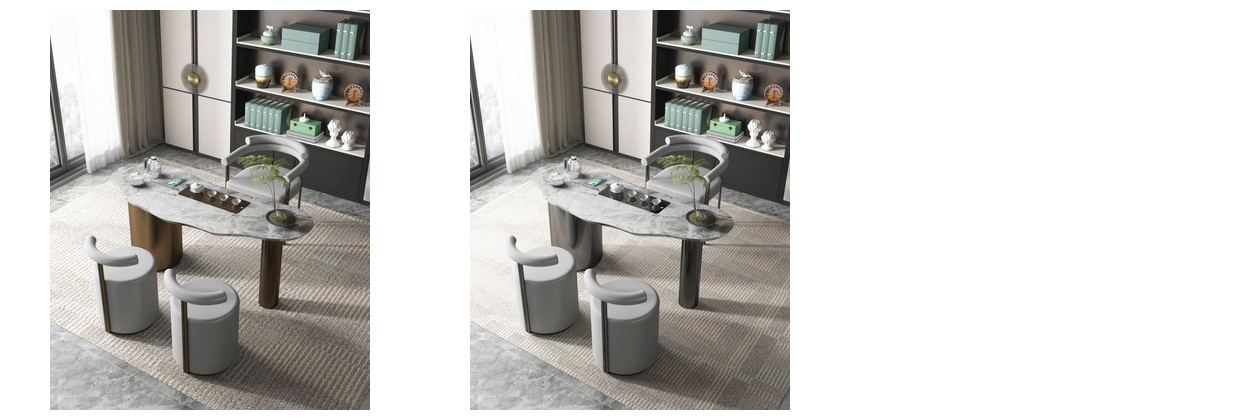
#> input picture backend/data/collages/20251223_113319_102525d2/CZ-028B_41_collage.jpg, 1260 x 420 px
$ python -i zero123_generator_20260106093917.py   (imports and definitions only)
#> lines starting #> are read from the running program, lines starting #| are printed output that depends on the picture
#> further down, picture is the input picture: PIL image 1260x420 RGB; mean R, G, B 203.8, 202.3, 199.7
"""
Zero123 Novel View Synthesis Module (Lightweight Fallback)
---------------------------------------------------------

This module exposes the same public API as the original
Zero123-based implementation, but instead of loading a
heavy diffusion model it generates approximate side views
using OpenCV perspective transforms.

Functions exported and used elsewhere:

- generate_side_views(image, angle, use_zero123, num_inference_steps)
- generate_multi_angle_side_views(image, angles, use_zero123, num_inference_steps)
- generate_perspective_views(image)

Both ingestion and endpoints can import these helpers
without pulling in large model dependencies, and the
backend will start cleanly.
"""

from typing import Dict, List, Optional, Tuple

from PIL import Image


def generate_perspective_views(image: Image.Image) -> Dict[str, Image.Image]:
    """Generate simulated perspective views using OpenCV.

    This is a lightweight alternative when a full Zero123
    model is not available. It creates top, bottom, left,
    and right views using perspective warping.

    Args:
        image: Input PIL Image.

    Returns:
        Dict mapping view names to PIL Images, e.g.:
        {"top": Image, "bottom": Image, "left": Image, "right": Image}.
    """

    import numpy as np
    import cv2

    views: Dict[str, Image.Image] = {}

    try:
        # Ensure image is RGB
        if image.mode != "RGB":
            image = image.convert("RGB")

        # Convert PIL to numpy array for OpenCV
        img_array = np.array(image)
        height, width = img_array.shape[:2]

        # Source points (image corners)
        src_pts = np.float32([[0, 0], [width, 0], [width, height], [0, height]])

        # 1. TOP VIEW - Looking down at ~30 degrees (top edge compressed)
        offset_w = int(width * 0.15)  # 15% compression at top
        dst_pts_top = np.float32(
            [
                [offset_w, 0],
                [width - offset_w, 0],
                [width, height],
                [0, height],
            ]
        )
        matrix_top = cv2.getPerspectiveTransform(src_pts, dst_pts_top)
        top_view = cv2.warpPerspective(
            img_array,
            matrix_top,
            (width, height),
            borderMode=cv2.BORDER_CONSTANT,
            borderValue=(255, 255, 255),
        )
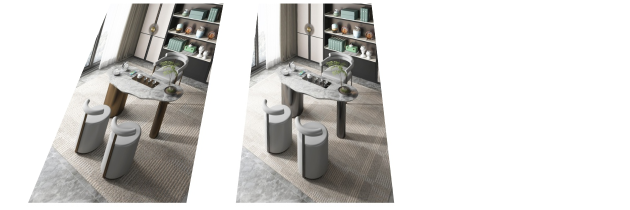
#> top_view: shape (420, 1260, 3) (shown at 1/2 size); mean R, G, B 211.2, 209.9, 207.6
        top_view = cv2.GaussianBlur(top_view, (3, 3), 0)
        views["top"] = Image.fromarray(top_view)

        # 2. BOTTOM VIEW - Looking up at ~30 degrees (bottom edge compressed)
        dst_pts_bottom = np.float32(
            [
                [0, 0],
                [width, 0],
                [width - offset_w, height],
                [offset_w, height],
            ]
        )
        matrix_bottom = cv2.getPerspectiveTransform(src_pts, dst_pts_bottom)
        bottom_view = cv2.warpPerspective(
            img_array,
            matrix_bottom,
            (width, height),
            borderMode=cv2.BORDER_CONSTANT,
            borderValue=(255, 255, 255),
        )
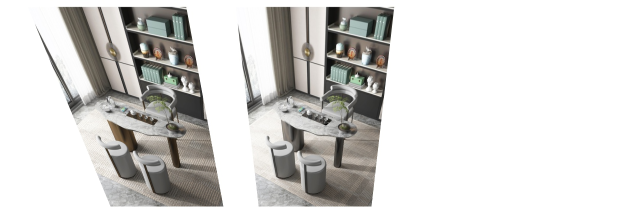
#> bottom_view: shape (420, 1260, 3) (shown at 1/2 size); mean R, G, B 212, 211, 208.7
        bottom_view = cv2.GaussianBlur(bottom_view, (3, 3), 0)
        views["bottom"] = Image.fromarray(bottom_view)

        # 3. LEFT VIEW - Looking from left at ~45 degrees (right side compressed)
        offset_h = int(height * 0.1)
        offset_w_side = int(width * 0.25)
        dst_pts_left = np.float32(
            [
                [0, offset_h],
                [width - offset_w_side, 0],
                [width - offset_w_side, height],
                [0, height - offset_h],
            ]
        )
        matrix_left = cv2.getPerspectiveTransform(src_pts, dst_pts_left)
        left_view = cv2.warpPerspective(
            img_array,
            matrix_left,
            (width, height),
            borderMode=cv2.BORDER_CONSTANT,
            borderValue=(255, 255, 255),
        )
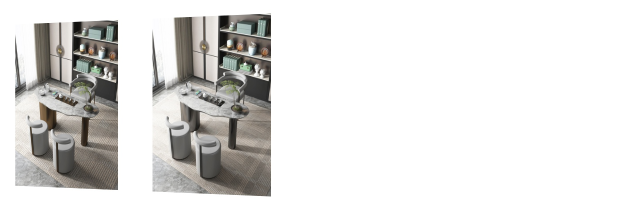
#> left_view: shape (420, 1260, 3) (shown at 1/2 size); mean R, G, B 224.1, 223.3, 221.7
        # Add subtle shadow gradient on right side
        shadow_left = np.zeros_like(left_view)
        for i in range(width):
            alpha = max(0.0, (i - width * 0.7) / (width * 0.3))
            value = int(20 * alpha)
            shadow_left[:, i] = [value, value, value]
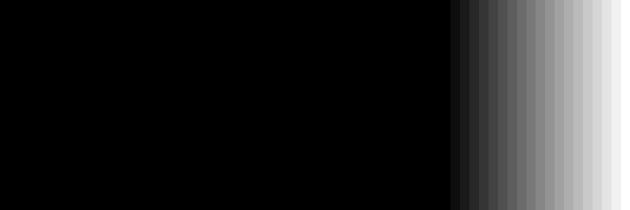
#> shadow_left: shape (420, 1260, 3) (shown at 1/2 size); min 0, max 19, mean 2.84; drawn with min black and max white
        left_view = cv2.subtract(left_view, shadow_left)
        views["left"] = Image.fromarray(left_view)

        # 4. RIGHT VIEW - Looking from right at ~45 degrees (left side compressed)
        dst_pts_right = np.float32(
            [
                [offset_w_side, 0],
                [width, offset_h],
                [width, height - offset_h],
                [offset_w_side, height],
            ]
        )
        matrix_right = cv2.getPerspectiveTransform(src_pts, dst_pts_right)
        right_view = cv2.warpPerspective(
            img_array,
            matrix_right,
            (width, height),
            borderMode=cv2.BORDER_CONSTANT,
            borderValue=(255, 255, 255),
        )
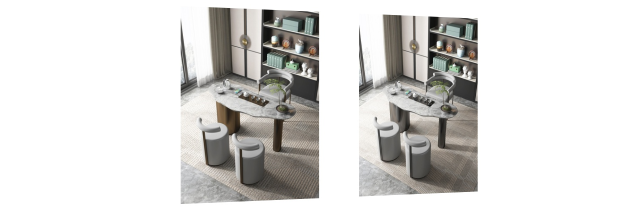
#> right_view: shape (420, 1260, 3) (shown at 1/2 size); mean R, G, B 217.3, 216.3, 214.3
        # Add subtle shadow gradient on left side
        shadow_right = np.zeros_like(right_view)
        for i in range(width):
            alpha = max(0.0, (width * 0.3 - i) / (width * 0.3))
            value = int(20 * alpha)
            shadow_right[:, i] = [value, value, value]
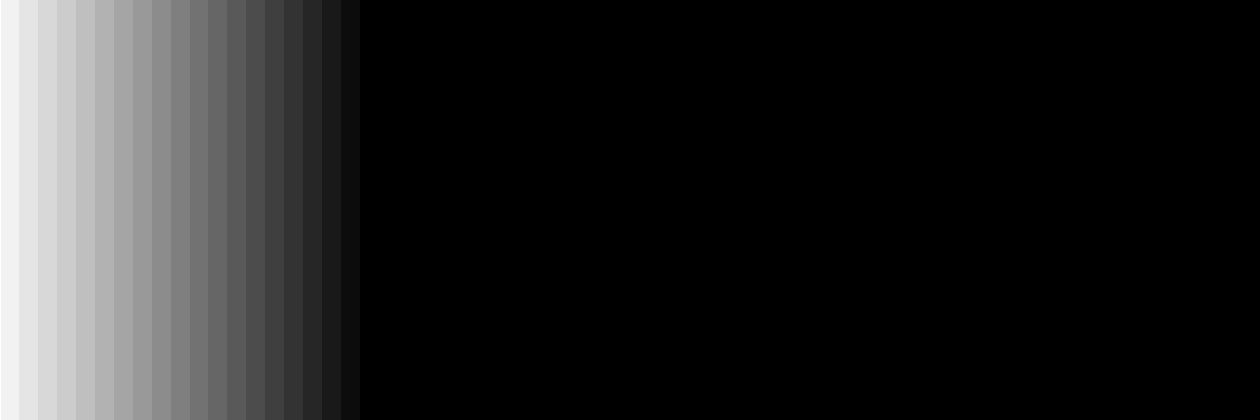
#> shadow_right: shape (420, 1260, 3); min 0, max 20, mean 2.86; drawn with min black and max white
        right_view = cv2.subtract(right_view, shadow_right)
        views["right"] = Image.fromarray(right_view)

        print(f"✅ Generated {len(views)} perspective views")
#| ✅ Generated 4 perspective views
        return views

    except Exception as e:  # pragma: no cover - defensive
        print(f"❌ Failed to generate perspective views: {e}")
        import traceback

        traceback.print_exc()
        return {}


# [65 lines left out: functions generate_side_views, generate_multi_angle_side_views, not called in this run]

>>> from PIL import Image
>>> picture = Image.open('../../backend/data/collages/20251223_113319_102525d2/CZ-028B_41_collage.jpg')
>>> result = generate_perspective_views(picture)
#> result = 4 items

$ run again, on backend/data/collages/20251223_113319_102525d2/CZ-082_22_collage.jpg
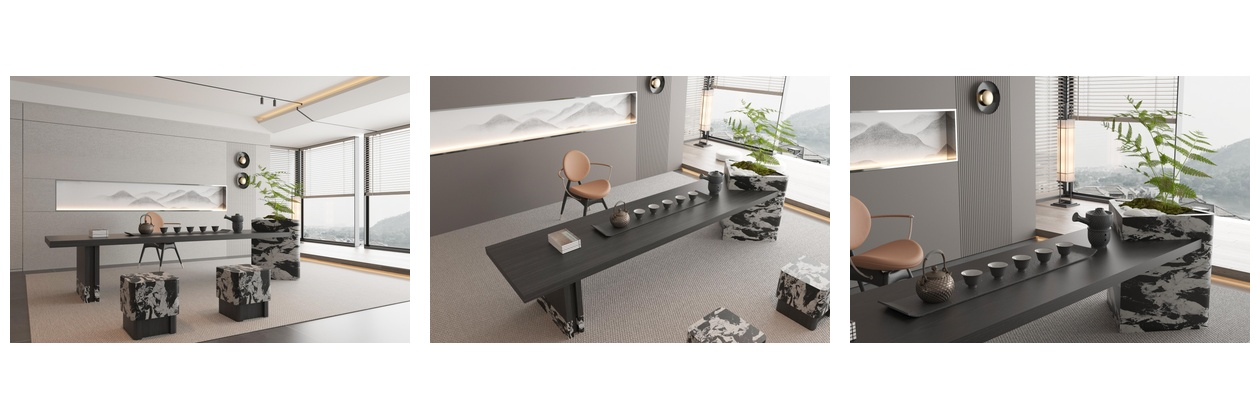
#> input picture backend/data/collages/20251223_113319_102525d2/CZ-082_22_collage.jpg, 1260 x 420 px
#> picture is the input picture: PIL image 1260x420 RGB; mean R, G, B 192.2, 189.2, 185.7
#> in generate_perspective_views, `bottom_view = cv2.warpPerspective( img_array, matrix_bottom, (width, h..`:
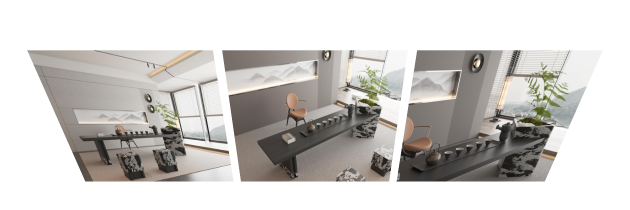
#> bottom_view: shape (420, 1260, 3) (shown at 1/2 size); mean R, G, B 206.2, 203.8, 201
#> in generate_perspective_views, `right_view = cv2.warpPerspective( img_array, matrix_right, (width, hei..`:
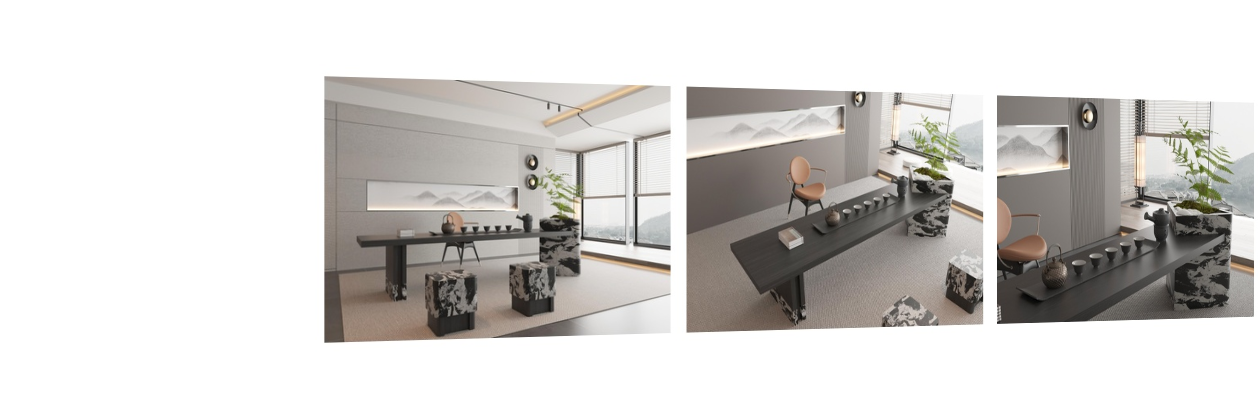
#> right_view: shape (420, 1260, 3); mean R, G, B 213.2, 211, 208.6
#| ✅ Generated 4 perspective views
#> result = 4 items
